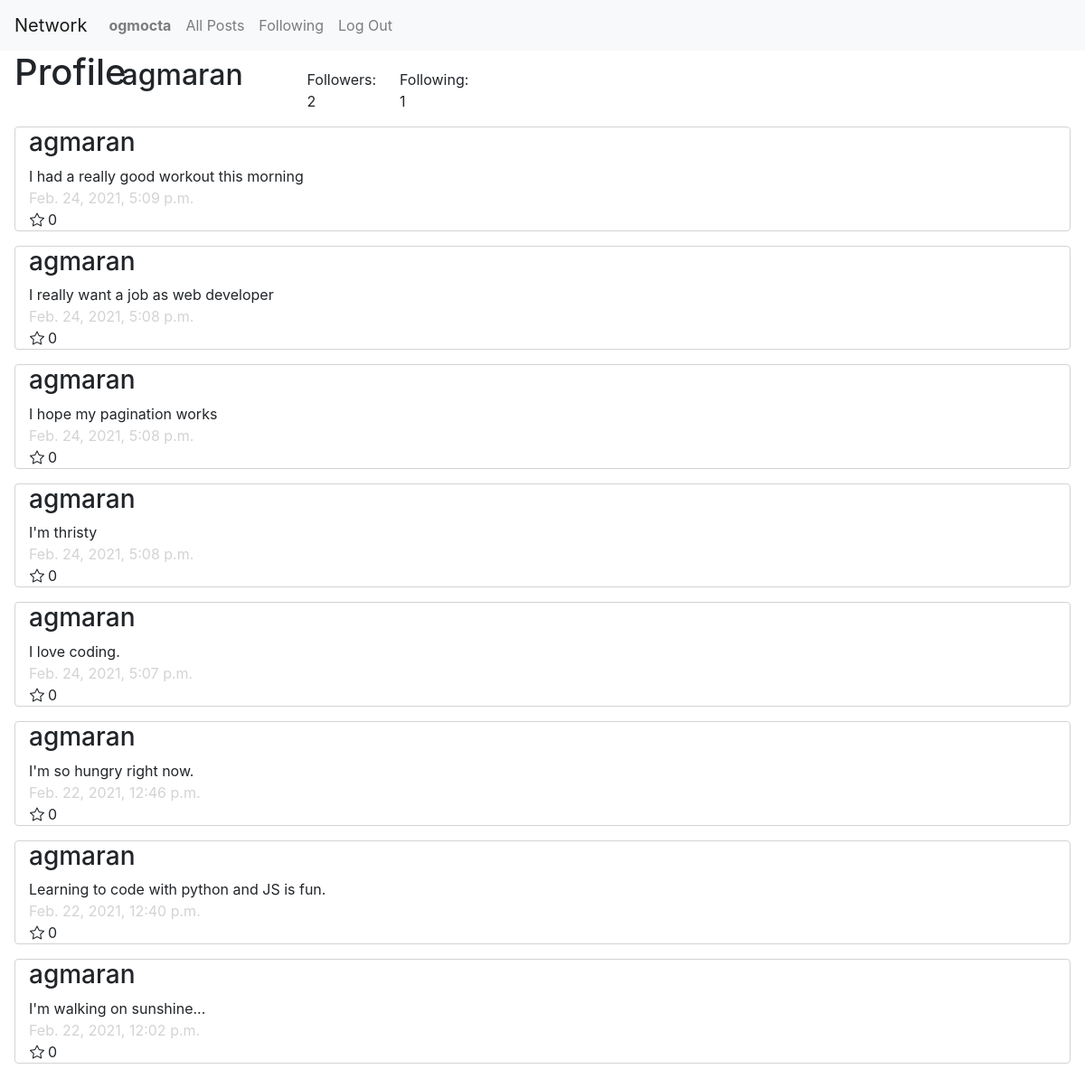
The app's page /1/agmaran/profile (signed in) with its own data.
### network/models.py (models this page shows, shortened)
class User(AbstractUser):
    pass

class Post(models.Model):
    poster = models.ForeignKey(
        User, on_delete=models.CASCADE, related_name="my_posts")
    content = models.TextField()
    timestamp = models.DateTimeField(auto_now_add=True)
    likes = models.PositiveBigIntegerField(default=0)

### network/views.py (the view)
# urls.py: path("<int:page_num>/<str:username>/profile", views.profile, name="profile"),
def profile(request, username, page_num):
    user = User.objects.get(username=username)
    followers = Follow.objects.filter(following=user)
    following = Follow.objects.filter(follower=user)
    if (request.user.is_authenticated):
        if (Follow.objects.filter(follower=request.user, following=user).count() == 1):
            button = "unfollow"
        else:
            button = "follow"
    else:
        button = "follow"
    posts = user.my_posts.all()
    posts = posts.order_by("-timestamp").all()
    post_paginator = Paginator(posts, 10)
    page = post_paginator.get_page(page_num)
    return render(request, "network/profile.html", {
        "user_profile": user,
        "followers": len(followers),
        "following": len(following),
        "page": page,
        "button": button
    })

### network/templates/network/profile.html (shortened to what this page needs)
{% extends "network/layout.html" %}
{% load static %}
{% block body %}
<div id="follow" class="row bottom">
    <h1 class="ml-3 mb-1 col-1">Profile</h1>
    <h2 class="ml-3 col-2">{{user_profile.username}}</h2>
    <div class="col-1" id="followers" data-followers={{followers}}>Followers: {{followers}}</div>
    <div class="col-1">Following: {{following}}</div>
</div>
<div id="my-posts">
    {% for post in page.object_list %}
    <div class="container col-12">
        <h3>{{post.poster}}</h3>
        <div id="post{{post.id}}">{{post.content}}</div>
        <div class="timestamp">{{post.timestamp}}</div>
        <div class="row">
            <i class="bi bi-star ml-3 mr-1"></i>
            <div>{{post.likes}}</div>
        </div>
    </div>
    {% empty %}
    <div class="no-posts col-12">This user has no posts.</div>
    {% endfor %}
</div>
{% endblock %}

### network/templates/network/layout.html (shortened to what this page needs)
{% load static %}
<!DOCTYPE html>
<html lang="en">
<head>
    <link rel="stylesheet" href="https://stackpath.bootstrapcdn.com/bootstrap/4.4.1/css/bootstrap.min.css"
>
    <link rel="stylesheet" href="https://cdn.jsdelivr.net/npm/bootstrap-icons@1.4.0/font/bootstrap-icons.css">
    <link href="{% static 'network/styles.css' %}" rel="stylesheet">
</head>
<body>
    <nav class="navbar navbar-expand-lg navbar-light bg-light">
        <a class="navbar-brand" href="#">Network</a>
        <div>
            <ul class="navbar-nav mr-auto">
                {% if user.is_authenticated %}
                <li class="nav-item"><a class="nav-link" href="{% url 'profile' 1 user.username %}"><strong>{{ user.username }}</strong></a>
                </li>
                {% endif %}
                <li class="nav-item">
                    <a class="nav-link" href="{% url 'index' %}">All Posts</a>
                </li>
                {% if user.is_authenticated %}
                <li class="nav-item">
                    <a class="nav-link" href="{% url 'following' 1 %}">Following</a>
                </li>
                <li class="nav-item">
                    <a class="nav-link" href="{% url 'logout' %}">Log Out</a>
                </li>
                {% endif %}
            </ul>
        </div>
    </nav>
    <div class="body">
        {% block body %}
        {% endblock %}
    </div>
</body>
</html>

### network/static/network/styles.css (style rules this page uses)
.container { border: 0.1rem; border-color: lightgray; border-style: solid; margin: 1rem; width: auto; border-radius: 4px; }
.timestamp { color: lightgray; }
.bottom { align-items: baseline; }

### records on screen
User: username "ogmocta"
User: username "agmaran"
Post: poster "agmaran", content "I had a really good workout this morning", timestamp "Feb. 24, 2021, 5:09 p.m.", likes "0"
Post: poster "agmaran", content "I really want a job as web developer", timestamp "Feb. 24, 2021, 5:08 p.m.", likes "0"
Post: poster "agmaran", content "I hope my pagination works", timestamp "Feb. 24, 2021, 5:08 p.m.", likes "0"
Post: poster "agmaran", content "I'm thristy", timestamp "Feb. 24, 2021, 5:08 p.m.", likes "0"
Post: poster "agmaran", content "I love coding.", timestamp "Feb. 24, 2021, 5:07 p.m.", likes "0"
Post: poster "agmaran", content "I'm so hungry right now.", timestamp "Feb. 22, 2021, 12:46 p.m.", likes "0"
Post: poster "agmaran", content "Learning to code with python and JS is fun.", timestamp "Feb. 22, 2021, 12:40 p.m.", likes "0"
Post: poster "agmaran", content "I'm walking on sunshine...", timestamp "Feb. 22, 2021, 12:02 p.m.", likes "0"

### other values on screen
{{ followers }} "2"
{{ following }} "1"
